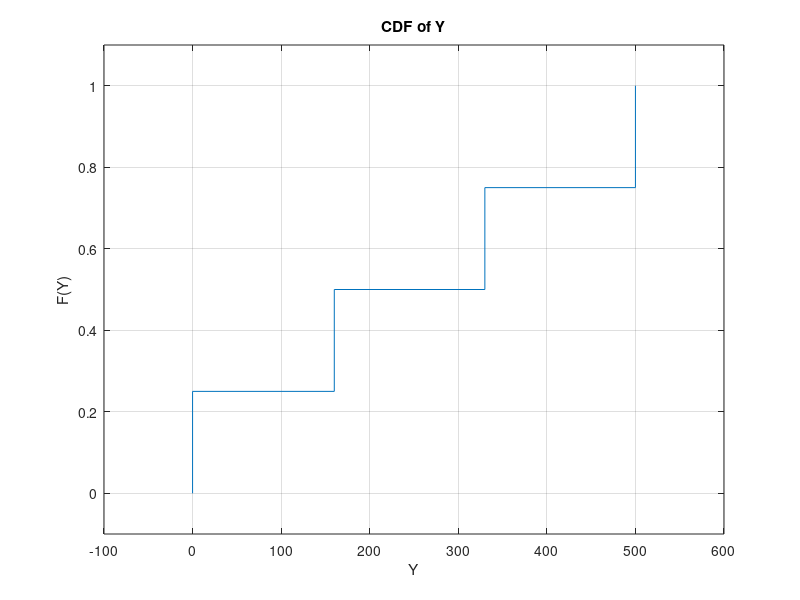

Source code (MATLAB):
x=rand(1000,100);
y=rand(500,100);
% event 1 x in range 0 and 50
countevent1x=0;
countevent2x=0;
countevent3x=0;
countevent1y=0;
countevent2y=0;
countevent3y=0;
for i = 1:100
    if( x(i)>0 & x(i)<=330)
        countevent1x=countevent1x+1;
    end
    if( x(i)>330 & x(i)<=660)
        countevent2x=countevent2x+1;
    end
    if( x(i)>660 & x(i)<1000)
        countevent3x=countevent3x+1;
    end
end
for i = 1:100
    if( y(i)>0 & y(i)<=160)
        countevent1y=countevent1y+1;
    end
    if( y(i)>160 & y(i)<=330)
        countevent2y=countevent2y+1;
    end
    if( y(i)>330 & y(i)<500)
        countevent3y=countevent3y+1;
    end
end
X1 = sprintf('Probability of x in range 0 to 330 is %f .',countevent1x/100);
X2 = sprintf('Probability of x in range 330 to 660 is %f .',countevent2x/100);
X3 = sprintf('Probability of x in range 660 to 1000 is %f .',countevent3x/100);
Y1 = sprintf('Probability of y in range 0 to 160 is %f .',countevent1y/100);
Y2 = sprintf('Probability of y in range 160 to 330 is %f .',countevent2y/100);
Y3 = sprintf('Probability of y in range 330 to 500 is %f .',countevent3y/100);
disp(X1);
disp(X2);
disp(X3);
disp(Y1);
disp(Y2);
disp(Y3);
valuesx=[0,330,660,1000];
valuesy=[0,160,330,500];
pd = makedist('Normal');
%subplot(1,2,1);cdfplot(valuesx);axis([-100,1100,-0.1,1.1]); xlabel('X');ylabel('F(X)');title('CDF of X');
%subplot(1,2,2);
cdfplot(valuesy);axis([-100,600,-0.1,1.1]); xlabel('Y');ylabel('F(Y)');title('CDF of Y');
